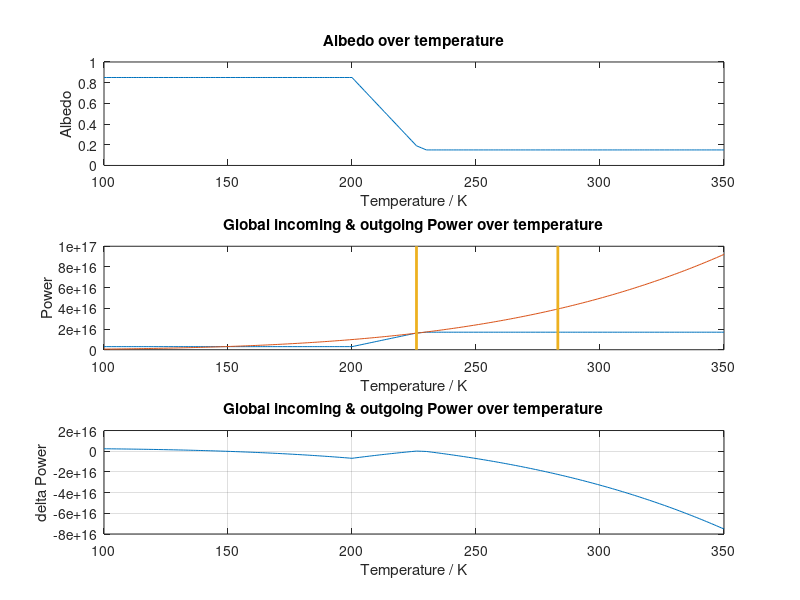

MATLAB code to generate this figure:
%% Static parameter 
sigma = 5.670367e-8;    %Bolzmann Constant
R_mars = 3.3895e6; %m
T_earth = 273 + 10;
T_sun = 5778; %K
R_sun = 6.957e8;
A_mars = 2.353e11; %meters
T_mars = 226;%K
Albedo_mars = 0.19;
Epsilon_mars = 0.75;


T = 100:1:350;%K

%% Albedo
Albedo_mars_t = [0    50   100   150  180   200   226     230  270  350];
Albedo_mars_y = [0.85 0.85 0.85 0.85 0.85  0.85  0.19    0.15 0.15 0.15];
% p = polyfit(Albedo_mars_t, Albedo_mars_y, 5);
% Albedo_mars = polyval(p, T_mars)
Albedo_mars = interp1(Albedo_mars_t,Albedo_mars_y,T)


%% Calculations
P_in = (1-Albedo_mars) * sigma * pi*R_mars^2 * (R_sun/A_mars)^2 * T_sun.^4;

P_out =  4*pi*R_mars^2 * Epsilon_mars * sigma * T.^4;
% Epsilon_mars = P_in ./ ( 4*pi*R_mars^2 * sigma * T_mars.^4);

%% Plots
figure(1)

subplot(3,1,1)
plot(T, Albedo_mars)
title('Albedo over temperature');
xlabel('Temperature / K');
ylabel('Albedo');


subplot(3,1,2)
plot(T, P_in);
hold on;
plot(T, P_out);
lims = ylim
line([T_mars T_mars], ylim,'LineWidth',2);
line([T_earth T_earth],ylim,'LineWidth',2);
hold off;

title('Global incoming & outgoing Power over temperature');
xlabel('Temperature / K');
ylabel('Power');

subplot(3,1,3)
plot(T, P_in-P_out);

title('Global incoming & outgoing Power over temperature');
xlabel('Temperature / K');
ylabel('delta Power');
grid



